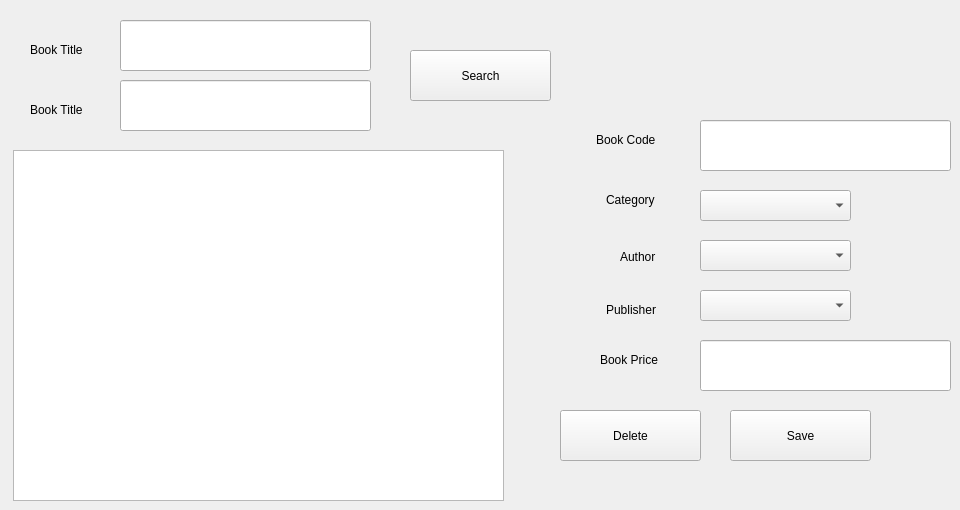
      <widget class="QWidget" name="tab_6">
       <attribute name="title">
        <string>Edit or Delete a Book</string>
       </attribute>
       <widget class="QLineEdit" name="lineEdit_5">
        <property name="geometry">
         <rect>
          <x>700</x>
          <y>120</y>
          <width>251</width>
          <height>51</height>
         </rect>
        </property>
       </widget>
       <widget class="QLabel" name="label_9">
        <property name="geometry">
         <rect>
          <x>620</x>
          <y>250</y>
          <width>47</width>
          <height>13</height>
         </rect>
        </property>
        <property name="text">
         <string>Author</string>
        </property>
       </widget>
       <widget class="QComboBox" name="comboBox_6">
        <property name="geometry">
         <rect>
          <x>700</x>
          <y>240</y>
          <width>151</width>
          <height>31</height>
         </rect>
        </property>
       </widget>
       <widget class="QComboBox" name="comboBox_7">
        <property name="geometry">
         <rect>
          <x>700</x>
          <y>190</y>
          <width>151</width>
          <height>31</height>
         </rect>
        </property>
       </widget>
       <widget class="QLineEdit" name="lineEdit_6">
        <property name="geometry">
         <rect>
          <x>120</x>
          <y>80</y>
          <width>251</width>
          <height>51</height>
         </rect>
        </property>
       </widget>
       <widget class="QComboBox" name="comboBox_8">
        <property name="geometry">
         <rect>
          <x>700</x>
          <y>290</y>
          <width>151</width>
          <height>31</height>
         </rect>
        </property>
       </widget>
       <widget class="QLabel" name="label_10">
        <property name="geometry">
         <rect>
          <x>596</x>
          <y>130</y>
          <width>71</width>
          <height>20</height>
         </rect>
        </property>
        <property name="text">
         <string>Book Code</string>
        </property>
       </widget>
       <widget class="QLabel" name="label_11">
        <property name="geometry">
         <rect>
          <x>606</x>
          <y>190</y>
          <width>61</width>
          <height>20</height>
         </rect>
        </property>
        <property name="text">
         <string>Category</string>
        </property>
       </widget>
       <widget class="QLabel" name="label_12">
        <property name="geometry">
         <rect>
          <x>606</x>
          <y>300</y>
          <width>61</width>
          <height>20</height>
         </rect>
        </property>
        <property name="text">
         <string>Publisher</string>
        </property>
       </widget>
       <widget class="QLabel" name="label_13">
        <property name="geometry">
         <rect>
          <x>600</x>
          <y>350</y>
          <width>81</width>
          <height>20</height>
         </rect>
        </property>
        <property name="text">
         <string>Book Price</string>
        </property>
       </widget>
       <widget class="QLineEdit" name="lineEdit_7">
        <property name="geometry">
         <rect>
          <x>700</x>
          <y>340</y>
          <width>251</width>
          <height>51</height>
         </rect>
        </property>
       </widget>
       <widget class="QLabel" name="label_14">
        <property name="geometry">
         <rect>
          <x>30</x>
          <y>100</y>
          <width>71</width>
          <height>20</height>
         </rect>
        </property>
        <property name="text">
         <string>Book Title</string>
        </property>
       </widget>
       <widget class="QPushButton" name="pushButton_8">
        <property name="geometry">
         <rect>
          <x>730</x>
          <y>410</y>
          <width>141</width>
          <height>51</height>
         </rect>
        </property>
        <property name="text">
         <string>Save</string>
        </property>
       </widget>
       <widget class="QLabel" name="label_15">
        <property name="geometry">
         <rect>
          <x>30</x>
          <y>40</y>
          <width>71</width>
          <height>20</height>
         </rect>
        </property>
        <property name="text">
         <string>Book Title</string>
        </property>
       </widget>
       <widget class="QLineEdit" name="lineEdit_8">
        <property name="geometry">
         <rect>
          <x>120</x>
          <y>20</y>
          <width>251</width>
          <height>51</height>
         </rect>
        </property>
       </widget>
       <widget class="QPushButton" name="pushButton_9">
        <property name="geometry">
         <rect>
          <x>410</x>
          <y>50</y>
          <width>141</width>
          <height>51</height>
         </rect>
        </property>
        <property name="text">
         <string>Search</string>
        </property>
       </widget>
       <widget class="QPushButton" name="pushButton_10">
        <property name="geometry">
         <rect>
          <x>560</x>
          <y>410</y>
          <width>141</width>
          <height>51</height>
         </rect>
        </property>
        <property name="text">
         <string>Delete</string>
        </property>
       </widget>
       <widget class="QTextEdit" name="textEdit_2">
        <property name="geometry">
         <rect>
          <x>13</x>
          <y>150</y>
          <width>491</width>
          <height>351</height>
         </rect>
        </property>
       </widget>
      </widget>
